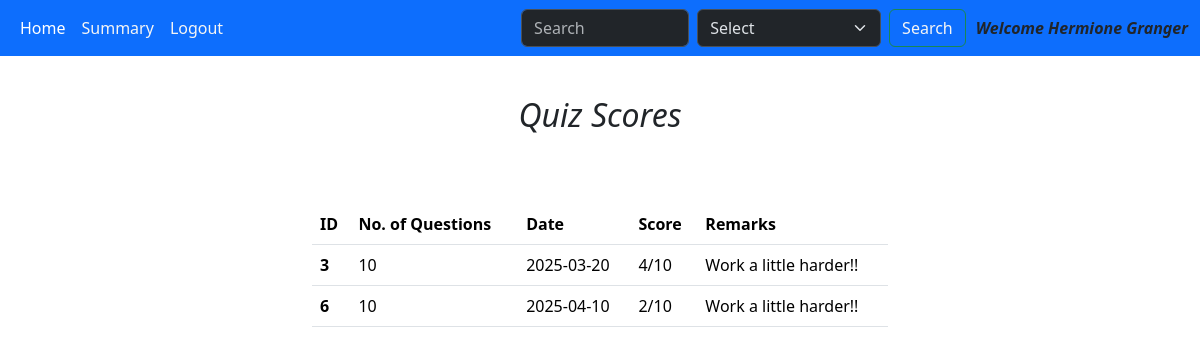
The app's page /scores (signed in), older data.
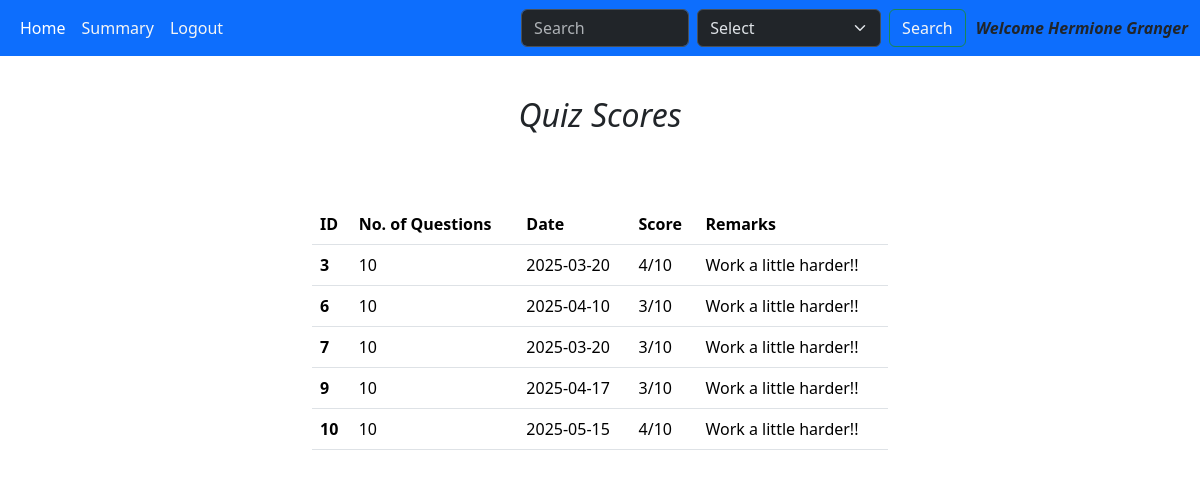
The same page, newer data.
### models.py (models this page shows)
class Quiz(db.Model):
    id = db.Column(db.Integer, primary_key = True)
    chapter_id = db.Column(db.Integer, db.ForeignKey('chapter.id'), nullable = False)
    date_of_quiz = db.Column(db.Date, nullable = False)
    time_duration = db.Column(db.Time, nullable = False)
    quiz_attempted = db.Column(db.Integer())
    questions = db.Relationship('Questions', backref = 'quiz')

### app.py (the view)
@app.route('/scores')
def scores():
    quizzes = Quiz.query.all()
    user_id = session.get('user_id')
    user_obj = User.query.get(user_id)
    user_scores = Scores.query.filter_by(user_id = user_id).all()
    score_dict = {}
    for score in user_scores:
        l = []
        if score.total_scored <= 5:
            remarks = 'Work a little harder!!'
            l.append(score.total_scored)
            l.append(remarks)
        elif score.total_scored >5:
            remarks = 'Good Going!!'
            l.append(score.total_scored)
            l.append(remarks)
        score_dict[score.quiz_id] = l
    return render_template('scores.html', quizzes = quizzes, score_dict = score_dict, user_obj = user_obj)

### templates/scores.html (shortened to what this page needs)
<!DOCTYPE html>
<html lang="en">
<head>
    <link rel="stylesheet" href="/static/style.css">
    <link href="https://cdn.jsdelivr.net/npm/bootstrap@5.3.3/dist/css/bootstrap.min.css"
    rel="stylesheet"
>
</head>
<body>
    <nav class="navbar navbar-expand-lg bg-primary" data-bs-theme="dark" >
        <div class="container-fluid">
          <div class="collapse navbar-collapse" id="navbarSupportedContent">
            <ul class="navbar-nav me-auto mb-2 mb-lg-0">
              <li class="nav-item">
                <a class="nav-link active" aria-current="page" href="/user_dashboard">Home</a>
              </li>
              <li class="nav-item dropdown">
                <a class="nav-link" href="/summary_user" style="color:whitesmoke">
                  Summary
                </a>
              </li>
              <li class="nav-item">
                <a class="nav-link" style="color:whitesmoke" href="/logout">Logout</a>
              </li>
            </ul>
            <form class="d-flex" role="search" action="/search_user">
              <input class="form-control me-2" type="search" placeholder="Search" aria-label="Search">
              <select class="form-select me-2" aria-label="Default select example">
                <option selected>Select</option>
              </select>
              <button class="btn btn-outline-success" type="submit" style="color:whitesmoke">Search</button>
            </form>
            <span style="text-align:center; margin-left:10px; font-style:italic; font-weight: 700;">Welcome {{ user_obj.name }}</span>
          </div>
        </div>
    </nav>
    <div class="upcoming_quizes" style="height:400px;">
        <div id="up_quizzes" style="text-align:center; margin-top:8px; font-style:oblique">
            <h2>Quiz Scores</h2>
        </div>
        <div class="container-fluid" style="margin-top:70px;">
            <table class="table caption-top">
                <thead>
                  <tr>
                    <th scope="col">ID</th>
                    <th scope="col">No. of Questions</th>
                    <th scope="col">Date</th>
                    <th scope="col">Score</th>
                    <th scope="col">Remarks</th>
                  </tr>
                </thead>
                <tbody>
                  {% for quiz in quizzes %}
                  {% if quiz.quiz_attempted %}
                  <tr>
                    <th scope="row">{{ quiz.id }}</th>
                    <td>{{ quiz.questions|length }}</td>
                    <td>{{ quiz.date_of_quiz }}</td>
                    <td>{{ score_dict[quiz.id][0] }}/{{ quiz.questions|length }}</td>
                    <td>{{ score_dict[quiz.id][1] }}</td>
                  </tr>
                  {% endif %}
                  {% endfor %}
                </tbody>
            </table>
        </div>
    </div>
</body>
</html>

Row changes from the older to the newer data that the page shows:
computed for Quiz id 6: score_dict "2" → "3"
now on this page (row edited): Quiz: id "7", questions|length "10", date_of_quiz "2025-03-20", score_dict "3", score_dict "Work a little harder!!"
now on this page (row edited): Quiz: id "9", questions|length "10", date_of_quiz "2025-04-17", score_dict "3", score_dict "Work a little harder!!"
added Quiz: id "10", questions|length "10", date_of_quiz "2025-05-15", score_dict "4", score_dict "Work a little harder!!"
